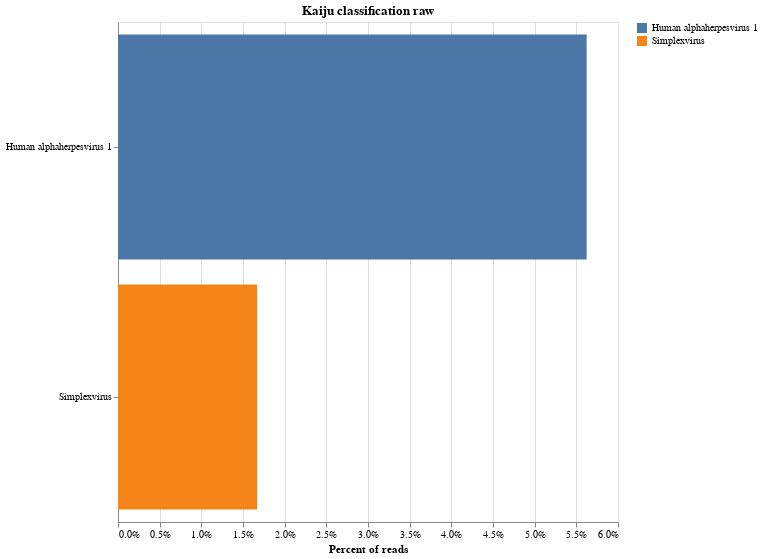

The notebook cell this image was saved under:
### Code cell
bracken_bar_plot = bracken_raw.bar_chart_bracken_raw(
    cleaned_bracken_report, number=number,virus_only=True
)

bracken_domain_bar_plot = bracken_raw.bar_chart_bracken_raw(
    cleaned_bracken_report, level="domain", virus_only=False
)

kaiju_bar_plot = kaiju_raw.bar_chart_kaiju_raw(file=cleaned_kaiju_report)

species_and_domain_bracken = (
    alt.hconcat(bracken_bar_plot, bracken_domain_bar_plot)
    .resolve_scale(color="independent")
)

species_and_domain_bracken
kaiju_bar_plot

### Figure 1 — Vega-Lite specification as saved in the notebook (floating-point values rounded to 4 significant figures)
{"config": {"view": {"continuousWidth": 400, "continuousHeight": 300}}, "data": {"name": "data-5c5887267d2503c7bbab9478104daf29"}, "mark": "bar", "encoding": {"color": {"field": "taxon_name", "title": null, "type": "nominal"}, "tooltip": [{"field": "taxonomy", "type": "ordinal"}, {"field": "reads", "title": "Number of reads", "type": "quantitative"}], "x": {"axis": {"format": ".1%"}, "field": "percent", "title": "Percent of reads", "type": "quantitative"}, "y": {"field": "taxon_name", "sort": "-x", "title": null, "type": "nominal"}}, "height": 500, "title": "Kaiju classification raw", "width": 500, "$schema": "https://vega.github.io/schema/vega-lite/v4.17.0.json", "datasets": {"data-5c5887267d2503c7bbab9478104daf29": [{"taxon_id": 10298, "percent": 0.05624, "taxon_name": "Human alphaherpesvirus 1", "reads": 128, "taxonomy": ["Viruses", "Duplodnaviria", "Human alphaherpesvirus 1", "Simplexvirus", "Alphaherpesvirinae", "Herpesviridae", "Herpesvirales", "Herviviricetes", "Peploviricota", "Heunggongvirae"]}, {"taxon_id": 10294, "percent": 0.0167, "taxon_name": "Simplexvirus", "reads": 38, "taxonomy": ["Herpesvirales", "Peploviricota", "Herviviricetes", "Viruses", "Herpesviridae", "Alphaherpesvirinae", "Duplodnaviria", "Simplexvirus", "Heunggongvirae"]}]}}
